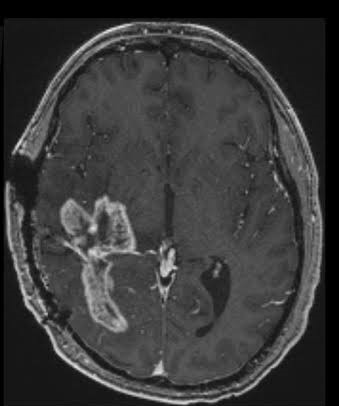
#> input picture data/Testing/glioma/Te-gl_102.jpg, 339 x 406 px; its folder holds only this picture in this run
$ python -i processor.py   (imports and definitions only)
#> lines starting #> are read from the running program, lines starting #| are printed output that depends on the picture; after the words box and inside, x2 and y2 are one past the last pixel; in counts of white or black regions, pixels touching at a corner belong together
import os
import cv2
import numpy as np
from skimage.exposure import equalize_adapthist

class MedicalImageProcessor:
    def __init__(self, target_size=(128, 128)):
#> in process_pipeline, img is the input picture: shape (406, 339); min 0, max 232, mean 58.2
        self.target_size = target_size

    def crop_brain_contour(self, img: np.ndarray) -> np.ndarray:
        """
        Uses Extreme Point Contouring to crop away dead background space.
        """
        # Blur to smooth noise, then threshold
        blurred = cv2.GaussianBlur(img, (5, 5), 0)
        _, thresh = cv2.threshold(blurred, 45, 255, cv2.THRESH_BINARY)
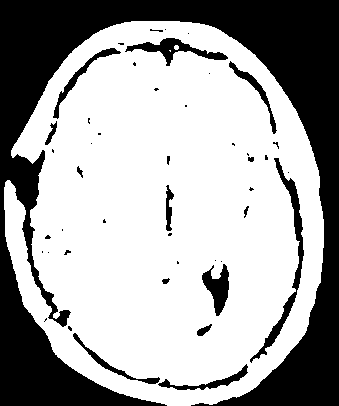
#> thresh: shape (406, 339); 65.4% white; 46 black regions (30 under 20 px)

        # Find external contours
        contours, _ = cv2.findContours(thresh, cv2.RETR_EXTERNAL, cv2.CHAIN_APPROX_SIMPLE)
#> contours = 1 contour; box (x1, y1, x2, y2) and area: (4, 21, 324, 406) 94980

        if not contours:
            return img # Fallback if no contours are found

        # Find the largest contour (the head)
        c = max(contours, key=cv2.contourArea)
#> c = contour of 691 points, box (x1, y1, x2, y2) (4, 21, 324, 406), area 94980

        # Find extreme points
        extLeft = tuple(c[c[:, :, 0].argmin()][0])
#> extLeft = (4, 187)
        extRight = tuple(c[c[:, :, 0].argmax()][0])
#> extRight = (323, 247)
        extTop = tuple(c[c[:, :, 1].argmin()][0])
#> extTop = (131, 21)
        extBot = tuple(c[c[:, :, 1].argmax()][0])
#> extBot = (167, 405)

        # Crop strictly to geometric boundaries
        cropped = img[extTop[1]:extBot[1], extLeft[0]:extRight[0]]
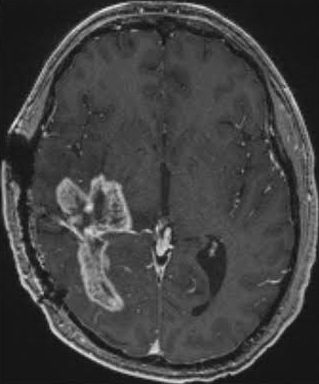
#> cropped: shape (384, 319); min 12, max 232, mean 64.9
        return cropped

    def enhance_contrast(self, img: np.ndarray) -> np.ndarray:
        """
        Applies a soft CLAHE to enhance subtle tumor textures without blowing out normal tissue.
        """
        if img.max() > 0:
            img_normalized = img / 255.0
            enhanced = equalize_adapthist(img_normalized, clip_limit=0.01)
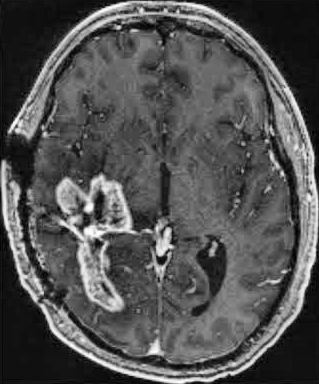
#> enhanced: shape (384, 319) float64; min 0, max 1, mean 0.327
            return (enhanced * 255).astype(np.uint8)
        return img

    def process_pipeline(self, image_path: str) -> np.ndarray:
        # Load as grayscale
        img = cv2.imread(image_path, cv2.IMREAD_GRAYSCALE)
        if img is None:
            raise FileNotFoundError(f"Could not load image at {image_path}")

        # 1. Crop empty space
        cropped = self.crop_brain_contour(img)

        # 2. Enhance contrast
        enhanced = self.enhance_contrast(cropped)

        # 3. Resize to standard dimensions
        final_img = cv2.resize(enhanced, self.target_size, interpolation=cv2.INTER_AREA)
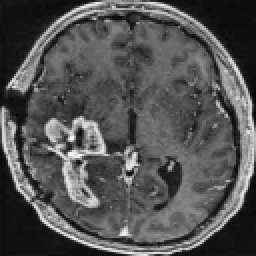
#> final_img: shape (128, 128) (shown 2 times larger); min 6, max 249, mean 82.9

        return final_img

def load_medical_dataset(base_dir: str, target_size=(128, 128)):
    """
    Walks through the dataset directory, processes images, and returns X, y arrays.
    """
    processor = MedicalImageProcessor(target_size=target_size)
    X, y = [], []
    class_mapping = {'glioma': 0, 'meningioma': 1, 'notumor': 2, 'pituitary': 3}

    print(f"Loading data from: {base_dir}")
    for class_name, label_idx in class_mapping.items():
        class_folder = os.path.join(base_dir, class_name)
        if not os.path.exists(class_folder):
            continue

        file_list = [f for f in os.listdir(class_folder) if f.lower().endswith(('.png', '.jpg', '.jpeg'))]
        print(f" -> Processing '{class_name}': {len(file_list)} images.")

        for file_name in file_list:
            img_path = os.path.join(class_folder, file_name)
            try:
                processed_slice = processor.process_pipeline(img_path)
                X.append(processed_slice)
                y.append(label_idx)
            except Exception as e:
                pass # Skip corrupted files silently to maintain pipeline speed

    return np.array(X), np.array(y), class_mapping

>>> result = MedicalImageProcessor().process_pipeline('data/Testing/glioma/Te-gl_102.jpg')

$ run again, on data/Testing/glioma/Te-gl_129.jpg
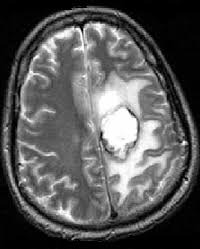
#> input picture data/Testing/glioma/Te-gl_129.jpg, 200 x 249 px
#> in process_pipeline, img is the input picture: shape (249, 200); min 0, max 255, mean 88.5
#> in crop_brain_contour, `_, thresh = cv2.threshold(blurred, 45, 255, cv2.THRESH_BINARY)`:
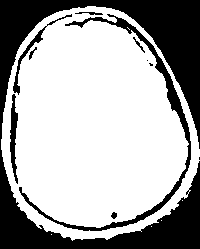
#> thresh: shape (249, 200); 66.8% white; 11 black regions (3 under 20 px)
#> contours = 5 contours, 4 with area under 20; largest, box (x1, y1, x2, y2) and area: (1, 6, 200, 241) 35882
#> c = contour of 363 points, box (x1, y1, x2, y2) (1, 6, 200, 241), area 35882
#> extLeft = (1, 139)
#> extRight = (199, 160)
#> extTop = (87, 6)
#> extBot = (72, 240)
#> in process_pipeline, `final_img = cv2.resize(enhanced, self.target_size, interpolation=cv2.I..`:
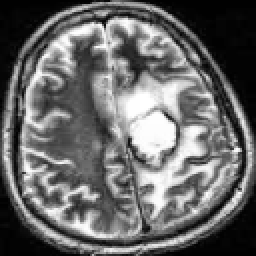
#> final_img: shape (128, 128) (shown 2 times larger); min 1, max 255, mean 104.3

$ run again, on data/Testing/glioma/Te-gl_13.jpg
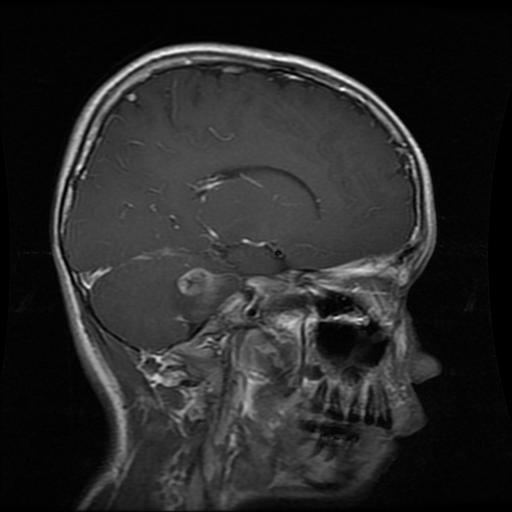
#> input picture data/Testing/glioma/Te-gl_13.jpg, 512 x 512 px
#> in process_pipeline, img is the input picture: shape (512, 512); min 0, max 255, mean 40
#> in crop_brain_contour, `_, thresh = cv2.threshold(blurred, 45, 255, cv2.THRESH_BINARY)`:
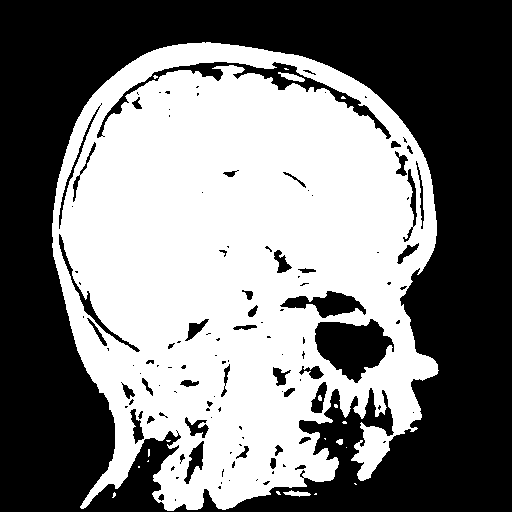
#> thresh: shape (512, 512); 48.4% white; 20 white regions (15 under 20 px)
#> contours = 15 contours, 12 with area under 20; largest, box (x1, y1, x2, y2) and area: (52, 42, 439, 511) 137841, (283, 490, 311, 497) 77, (336, 439, 343, 445) 22
#> c = contour of 1118 points, box (x1, y1, x2, y2) (52, 42, 439, 511), area 137841
#> extLeft = (52, 223)
#> extRight = (438, 370)
#> extTop = (202, 42)
#> extBot = (167, 510)
#> in process_pipeline, `final_img = cv2.resize(enhanced, self.target_size, interpolation=cv2.I..`:
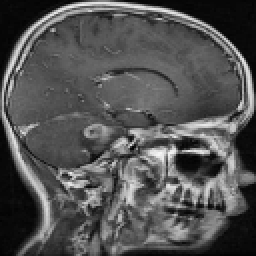
#> final_img: shape (128, 128) (shown 2 times larger); min 2, max 245, mean 82.4

$ run again, on data/Testing/glioma/Te-gl_130.jpg
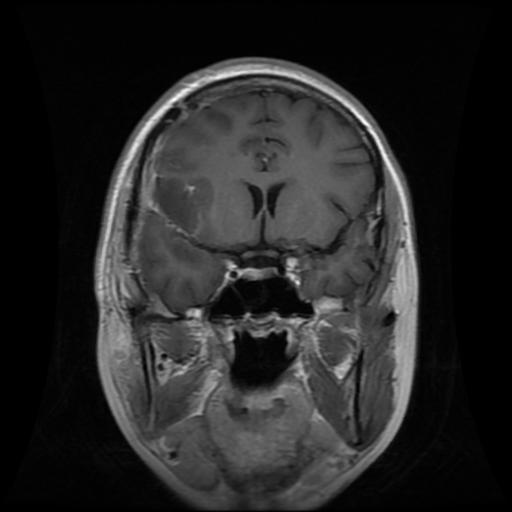
#> input picture data/Testing/glioma/Te-gl_130.jpg, 512 x 512 px
#> in process_pipeline, img is the input picture: shape (512, 512); min 0, max 255, mean 38.1
#> in crop_brain_contour, `_, thresh = cv2.threshold(blurred, 45, 255, cv2.THRESH_BINARY)`:
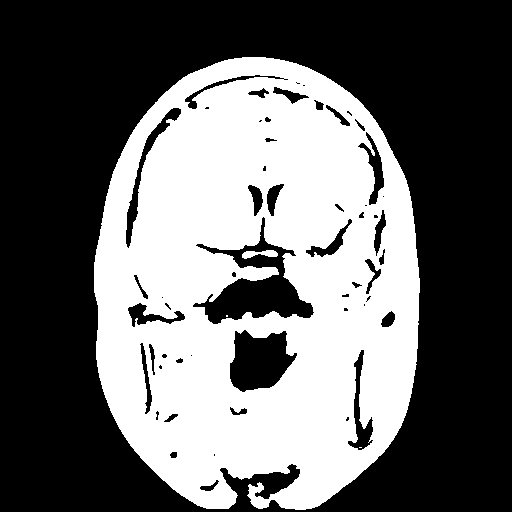
#> thresh: shape (512, 512); 40.4% white; 4 white regions (2 under 20 px)
#> contours = 1 contour; box (x1, y1, x2, y2) and area: (94, 57, 420, 510) 119005
#> c = contour of 635 points, box (x1, y1, x2, y2) (94, 57, 420, 510), area 119005
#> extLeft = (94, 262)
#> extRight = (419, 292)
#> extTop = (242, 57)
#> extBot = (295, 509)
#> in process_pipeline, `final_img = cv2.resize(enhanced, self.target_size, interpolation=cv2.I..`:
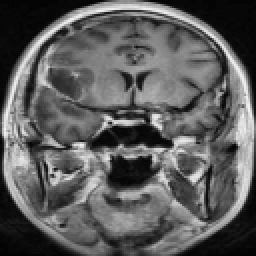
#> final_img: shape (128, 128) (shown 2 times larger); min 2, max 245, mean 92.4
